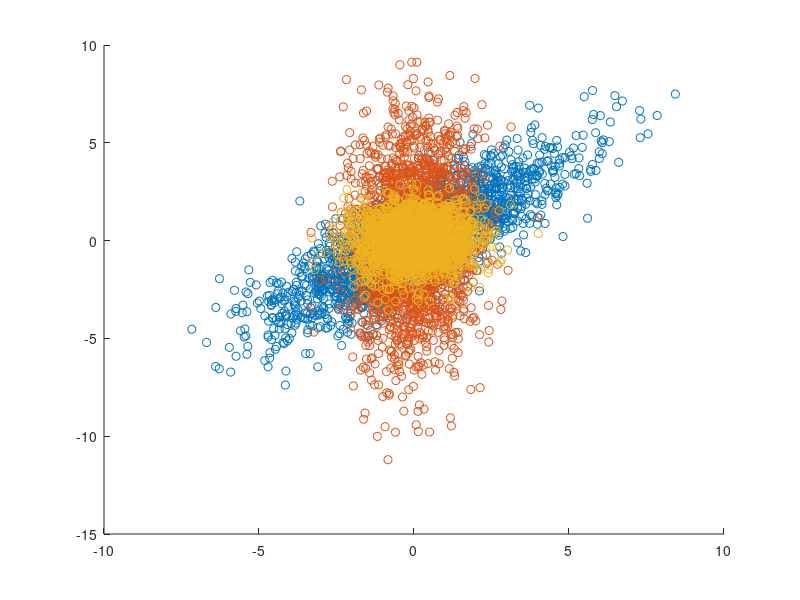

MATLAB code for this plot:
clc;clear all; 
% generate data and plot before PCA
x = randn(2000, 2) * [2 1; 1 2];
%figure;
scatter(x(:, 1),x(:, 2));
hold on
% perform PCA and plot
x_mean = mean(x); % 1*2
x_new = zeros(2000, 2);
for i = 1:2000
    x_new(i, :) = x(i, :) - x_mean;
end
Covx = cov(x_new); % 2 * 2
[V, D] = eig(Covx); % D:2 * 2
d = zeros(1, 2);
if 0  % same as diag()
for i = 1:2
   d(1, i) = D(i, i); 
end
end
d = (diag(D))'; % 1 * 2
[D_sort, index] = sort(d, 'descend');
if 0 % same as V(:, index)
for i = 1:2
    V_sort(:, i) = V(:, index(1,i));
end
end
V_sort = V(:, index);

x_pca = x_new * V_sort';
%figure;
scatter(x_pca(:, 1),x_pca(:, 2));

% perform whitening operation and plot
x_pca_whiten = x_pca * diag(1./sqrt(d));
%figure;
scatter(x_pca_whiten(:, 1),x_pca_whiten(:, 2));



